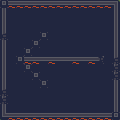

This game map was drawn from its Tiled (.tmx) file and the tilesets committed beside it. A one-line description and the full map source follow:
An orthogonal 15x15 tile map with 8x8 px tiles, 1 tile layer (Tile Layer 1).

<map version="1.10" tiledversion="1.12.2" orientation="orthogonal" renderorder="right-down" width="15" height="15" tilewidth="8" tileheight="8" infinite="0" nextlayerid="2" nextobjectid="1">
 <tileset firstgid="1" source="../jawbreaker_tiles.tsx" />
 <layer id="1" name="Tile Layer 1" width="15" height="15">
  <data encoding="csv">
38,35,35,35,35,35,35,35,35,35,35,35,35,35,37,
26,40,40,40,40,40,40,40,40,40,40,40,40,40,26,
26,40,40,40,40,40,40,40,40,40,40,40,40,40,26,
26,40,40,40,40,40,40,40,40,40,40,40,40,40,26,
2,40,40,40,40,38,40,40,40,40,40,40,40,40,26,
26,40,40,40,38,40,40,40,40,40,40,40,40,40,26,
26,40,40,38,40,40,40,40,40,40,40,40,40,40,26,
26,40,38,35,35,41,35,41,41,35,41,35,29,40,2,
26,40,40,38,40,40,40,40,40,40,40,40,40,40,2,
26,40,40,40,38,40,40,40,40,40,40,40,40,40,2,
26,40,40,40,40,38,40,40,40,40,40,40,40,40,26,
2,40,40,40,40,40,40,40,40,40,40,40,40,40,26,
2,40,40,40,40,40,40,40,40,40,40,40,40,40,26,
26,40,40,40,40,40,40,40,40,40,40,40,40,40,26,
34,35,35,35,35,35,35,35,35,35,35,35,35,35,38
</data>
 </layer>
</map>
